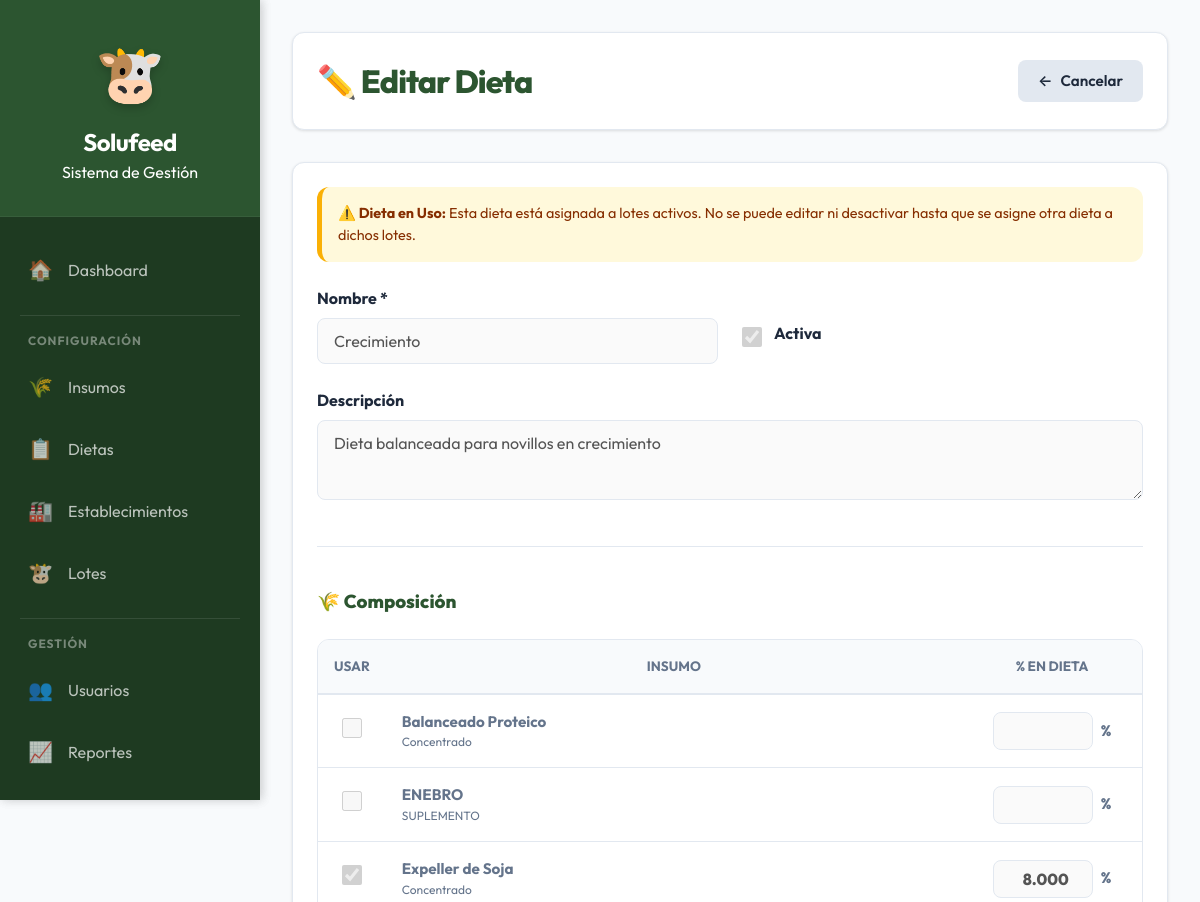
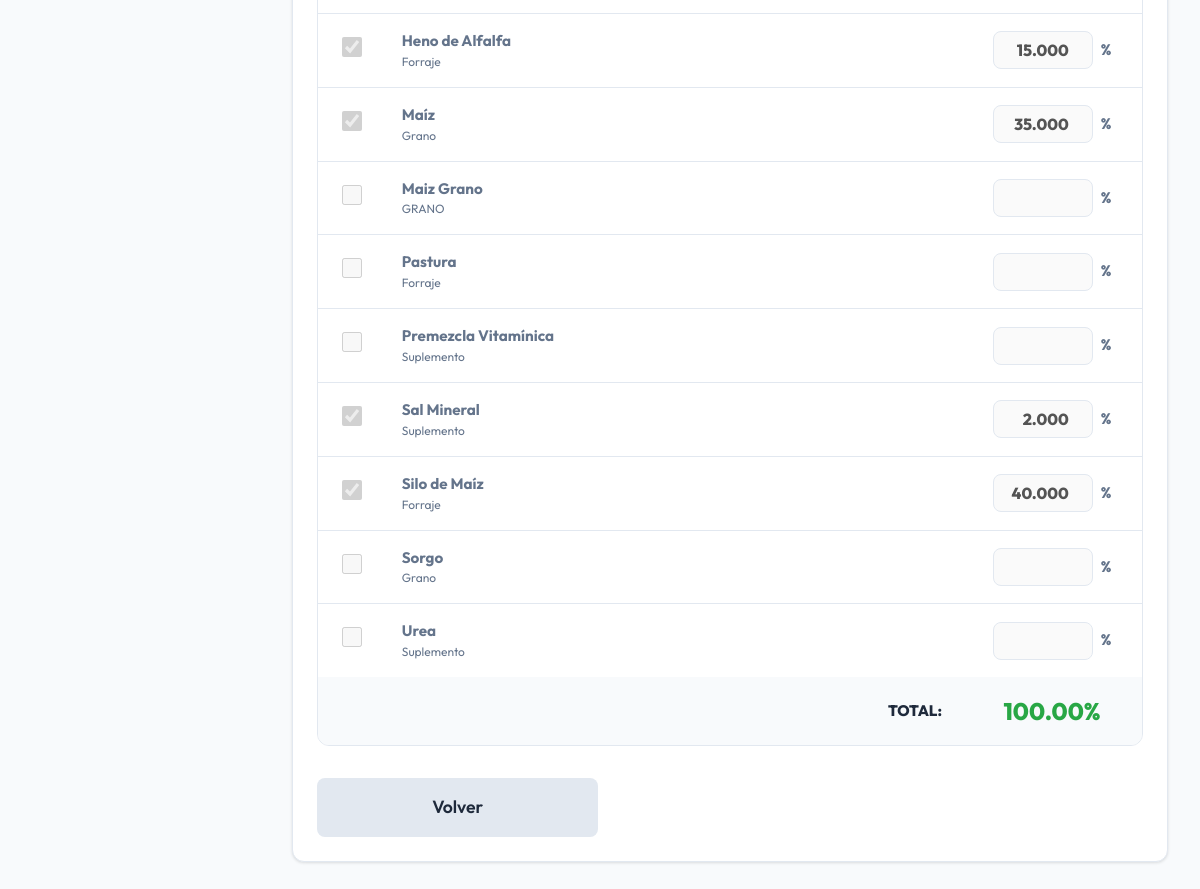
The page /solufeed/admin/dietas/editar.php?id=2&return_to=/solufeed/admin/dietas/listar.php (signed in) on the database its author committed (2 pictures, top to bottom).
### tables this page shows
CREATE TABLE `dieta` (
  `id_dieta` int(11) NOT NULL,
  `nombre` varchar(100) NOT NULL,
  `descripcion` text DEFAULT NULL,
  `activo` tinyint(1) NOT NULL DEFAULT 1,
  `fecha_creacion` datetime NOT NULL,
  `fecha_actualizacion` datetime DEFAULT NULL
);

CREATE TABLE `insumo` (
  `id_insumo` int(11) NOT NULL,
  `nombre` varchar(100) NOT NULL,
  `tipo` varchar(50) DEFAULT NULL,
  `costo_kg` decimal(12,4) DEFAULT NULL,
  `porcentaje_ms` decimal(5,2) NOT NULL,
  `activo` tinyint(1) NOT NULL DEFAULT 1,
  `fecha_creacion` datetime NOT NULL,
  `fecha_actualizacion` datetime DEFAULT NULL
);

### solufeed/includes/functions.php (called while the page is built, shortened)
<?php
function safe_return_to($dest, $fallback = null) {
    $fallback = is_string($fallback) && $fallback !== '' ? $fallback : (BASE_URL . '/admin/campo/historial.php');
    $dest = trim($dest);
    $dest = str_replace(["\r", "\n"], '', $dest);
    if (strpos($dest, '/') === 0) return $dest;
    return $fallback;
}
?>

### solufeed/admin/dietas/editar.php (the view, shortened to what this page needs)
<?php
require_once '../../includes/functions.php';
$db = getConnection();
$return_to = isset($_POST['return_to']) ? (string)$_POST['return_to'] : (isset($_GET['return_to']) ? (string)$_GET['return_to'] : '');
$id_dieta = (int) $_GET['id'];
$back_url = safe_return_to($return_to, BASE_URL . '/admin/dietas/ver.php?id=' . $id_dieta);
$stmt = $db->prepare("SELECT * FROM dieta WHERE id_dieta = ?");
$stmt->execute([$id_dieta]);
$dieta = $stmt->fetch();
$stmt_check = $db->prepare("
    SELECT COUNT(*)
    FROM tropa_dieta_asignada tda
    INNER JOIN tropa t ON tda.id_tropa = t.id_tropa
    WHERE tda.id_dieta = ? AND tda.fecha_hasta IS NULL AND t.activo = 1
");
$stmt_check->execute([$id_dieta]);
$esta_en_uso = $stmt_check->fetchColumn() > 0;
$es_activa = (int)$dieta['activo'] === 1;
$stmt = $db->prepare("SELECT id_insumo, porcentaje_teorico FROM dieta_detalle WHERE id_dieta = ?");
$stmt->execute([$id_dieta]);
$insumos_actuales = $stmt->fetchAll(PDO::FETCH_KEY_PAIR);
$stmt = $db->query("SELECT id_insumo, nombre, tipo, porcentaje_ms FROM insumo WHERE activo = 1 ORDER BY nombre ASC");
$insumos_disponibles = $stmt->fetchAll();
include '../../includes/header.php';
?>
<div class="page-header">
    <h1 style="font-weight: 800; color: var(--primary); margin: 0; letter-spacing: -1px;">✏️ Editar Dieta</h1>
    <div class="header-actions">
        <a href="<?php echo htmlspecialchars($back_url); ?>" class="btn btn-secondary"><span>←</span> Cancelar</a>
    </div>
</div>
<div class="card">
    <?php if ($es_activa): ?>
        <div style="background: #fff9db; border-left: 5px solid #fab005; color: #862e00; padding: 1rem; margin-bottom: 1.5rem; border-radius: var(--radius); font-size: 0.9rem;">
            <?php if ($esta_en_uso): ?>
                <strong>⚠️ Dieta en Uso:</strong> Esta dieta está asignada a lotes activos. No se puede editar ni desactivar hasta que se asigne otra dieta a dichos lotes.
            <?php else: ?>
                <strong>💡 Dieta Activa:</strong> Las dietas activas no se pueden modificar. Desactívala primero para realizar cambios en los insumos o el nombre.
            <?php endif; ?>
        </div>
    <?php endif; ?>
    <form method="POST" id="formDieta">
        <div style="display: grid; grid-template-columns: repeat(auto-fit, minmax(300px, 1fr)); gap: 1.5rem; margin-bottom: 1.5rem;">
            <div class="form-grupo">
                <label for="nombre" style="font-weight: 700; color: var(--text-main); display: block; margin-bottom: 0.5rem;">Nombre *</label>
                <input type="text" id="nombre" name="nombre" value="<?php echo htmlspecialchars($dieta['nombre']); ?>" required style="width: 100%;" <?php echo $es_activa ? 'disabled' : ''; ?>>
            </div>
            <div class="form-grupo" style="display: flex; align-items: center; gap: 0.75rem; padding-top: 1.5rem;">
                <input type="checkbox" id="activo" name="activo" value="1" <?php echo $dieta['activo'] ? 'checked' : ''; ?> style="width: 20px; height: 20px;" <?php echo $esta_en_uso ? 'disabled' : ''; ?>>
                <label for="activo" style="font-weight: 700; color: var(--text-main);">Activa</label>
            </div>
        </div>
        <div class="form-grupo">
            <label for="descripcion" style="font-weight: 700; color: var(--text-main); display: block; margin-bottom: 0.5rem;">Descripción</label>
            <textarea id="descripcion" name="descripcion" style="width: 100%; min-height: 80px;" <?php echo $es_activa ? 'disabled' : ''; ?>><?php echo htmlspecialchars($dieta['descripcion']); ?></textarea>
        </div>
        <div style="margin: 2.5rem 0; height: 1px; background: var(--border);"></div>
        <h3 style="font-weight: 800; color: var(--primary); margin-bottom: 1.5rem;">🌾 Composición</h3>
        <div class="table-container">
            <table>
                <thead>
                    <tr>
                        <th style="width: 60px; text-align: center;">Usar</th>
                        <th>Insumo</th>
                        <th style="width: 180px; text-align: center;">% en Dieta</th>
                    </tr>
                </thead>
                <tbody>
                    <?php foreach ($insumos_disponibles as $insumo):
                        $esta_seleccionado = isset($insumos_actuales[$insumo['id_insumo']]);
                        $valor = $esta_seleccionado ? $insumos_actuales[$insumo['id_insumo']] : '';
                    ?>
                        <tr>
                            <td style="text-align: center;">
                                <input type="checkbox" name="insumos[]" value="<?php echo $insumo['id_insumo']; ?>" class="insumo-checkbox" data-insumo-id="<?php echo $insumo['id_insumo']; ?>" style="width: 20px; height: 20px;" <?php echo $esta_seleccionado ? 'checked' : ''; ?> <?php echo $es_activa ? 'disabled' : ''; ?>>
                            </td>
                            <td>
                                <strong style="color: <?php echo $es_activa ? 'var(--text-muted)' : 'var(--primary)'; ?>;"><?php echo htmlspecialchars($insumo['nombre']); ?></strong>
                                <div style="font-size: 0.75rem; color: var(--text-muted);"><?php echo htmlspecialchars($insumo['tipo']); ?></div>
                            </td>
                            <td>
                                <div style="display: flex; align-items: center; gap: 0.5rem; justify-content: center;">
                                    <input type="number" name="porcentajes[<?php echo $insumo['id_insumo']; ?>]" id="porcentaje_<?php echo $insumo['id_insumo']; ?>" step="0.01" min="0" max="100" class="porcentaje-input" style="width: 100px; text-align: right; padding: 0.5rem; font-weight: 800;" value="<?php echo $valor; ?>" <?php echo ($esta_seleccionado && !$es_activa) ? '' : 'disabled'; ?>>
                                    <span style="font-weight: 800; color: var(--text-muted);">%</span>
                                </div>
                            </td>
                        </tr>
                    <?php endforeach; ?>
                </tbody>
                <tfoot>
                    <tr style="background: var(--bg-main); font-weight: 800;">
                        <td colspan="2" style="text-align: right; padding: 1.25rem;">TOTAL:</td>
                        <td style="text-align: center;"><div id="totalPorcentaje" style="font-size: 1.5rem;">0.00%</div></td>
                    </tr>
                </tfoot>
            </table>
        </div>
        <div style="display: flex; gap: 1rem; margin-top: 2rem;">
            <a href="<?php echo htmlspecialchars($back_url); ?>" class="btn btn-secondary btn-lg" style="flex: 0.3;">Volver</a>
        </div>
    </form>
</div>
<?php include '../../includes/header.php'; ?>

### solufeed/assets/css/main.css (style rules this page uses)
:root { --primary: #2c5530; --primary-light: #3d7043; --primary-dark: #1e3a21; --secondary: #1e6091; --accent: #f4a261; --success: #28a745; --danger: #dc3545; --warning: #ffc107; --info: #17a2b8; --bg-main: #f8fafc; --surface: #ffffff; --border: #e2e8f0; --text-main: #1e293b; --text-muted: #64748b; --text-on-primary: #ffffff; --shadow-sm: 0 1px 3px rgba(0, 0, 0, 0.12); --shadow-md: 0 4px 6px -1px rgba(0, 0, 0, 0.1), 0 2px 4px -1px rgba(0, 0, 0, 0.06); --shadow-lg: 0 10px 15px -3px rgba(0, 0, 0, 0.1), 0 4px 6px -2px rgba(0, 0, 0, 0.05); --radius: 12px; --text: var(--text-main); --shadow: var(--shadow-md); --bg-glass: rgba(255, 255, 255, 0.85); --accent-color: var(--accent); }
* { margin: 0; padding: 0; box-sizing: border-box; }
body { font-family: 'Outfit', 'Inter', -apple-system, sans-serif; background-color: var(--bg-main); color: var(--text-main); line-height: 1.5; -webkit-font-smoothing: antialiased; }
.card { background: var(--surface); border-radius: var(--radius); padding: 1.5rem; box-shadow: var(--shadow-sm); border: 1px solid var(--border); margin-bottom: 1.5rem; transition: transform 0.2s ease, box-shadow 0.2s ease; }
.page-header { display: flex; justify-content: space-between; align-items: center; flex-wrap: wrap; gap: 1.5rem; margin-bottom: 2rem; background: var(--surface); padding: 1.5rem; border-radius: var(--radius); box-shadow: var(--shadow-sm); border: 1px solid var(--border); }
.header-actions { display: flex; flex-wrap: wrap; gap: 1rem; }
.btn { display: inline-flex; align-items: center; justify-content: center; padding: 0.625rem 1.25rem; font-size: 0.95rem; font-weight: 600; border-radius: 8px; cursor: pointer; transition: all 0.2s ease; text-decoration: none; border: none; gap: 0.5rem; }
.btn-secondary { background: var(--border); color: var(--text-main); }
.btn-lg { padding: 1rem 1.5rem; font-size: 1.1rem; }
.table-container { overflow-x: auto; background: var(--surface); border-radius: var(--radius); border: 1px solid var(--border); }
table { width: 100%; border-collapse: collapse; }
th { background: var(--bg-main); padding: 1rem; text-align: center; font-size: 0.85rem; text-transform: uppercase; color: var(--text-muted); font-weight: 700; border-bottom: 2px solid var(--border); }
td { padding: 1rem; border-bottom: 1px solid var(--border); font-size: 0.95rem; }
tr:last-child td { border-bottom: none; }
label { display: block; font-weight: 600; margin-bottom: 0.5rem; color: var(--text-main); }
input[type="text"], input[type="number"], input[type="date"], input[type="time"], input[type="email"], input[type="password"], select, textarea { width: 100%; padding: 0.75rem 1rem; border: 1px solid var(--border); border-radius: 8px; font-family: inherit; font-size: 1rem; transition: border-color 0.2s ease, box-shadow 0.2s ease; }

### rows shown on the page
dieta: nombre "Crecimiento", activo "☑", descripcion "Dieta balanceada para novillos en crecimiento"
insumo: nombre "Balanceado Proteico", tipo "Concentrado"
insumo: nombre "ENEBRO", tipo "SUPLEMENTO"
insumo: id_insumo "☑", nombre "Expeller de Soja", tipo "Concentrado", id_insumo "8.000"
insumo: id_insumo "☑", nombre "Heno de Alfalfa", tipo "Forraje", id_insumo "15.000"
insumo: id_insumo "☑", nombre "Maíz", tipo "Grano", id_insumo "35.000"
insumo: nombre "Maiz Grano", tipo "GRANO"
insumo: nombre "Pastura", tipo "Forraje"
insumo: nombre "Premezcla Vitamínica", tipo "Suplemento"
insumo: id_insumo "☑", nombre "Sal Mineral", tipo "Suplemento", id_insumo "2.000"
insumo: id_insumo "☑", nombre "Silo de Maíz", tipo "Forraje", id_insumo "40.000"
insumo: nombre "Sorgo", tipo "Grano"
insumo: nombre "Urea", tipo "Suplemento"
